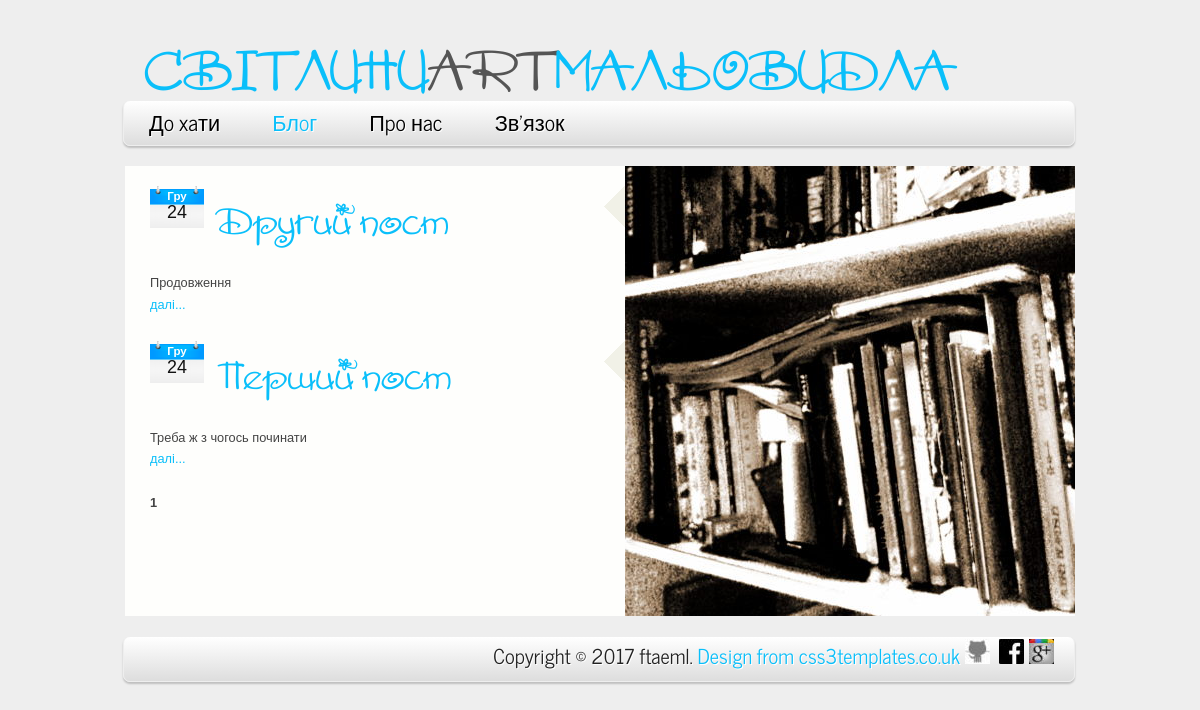
The page /blog/ on the database as committed earlier.
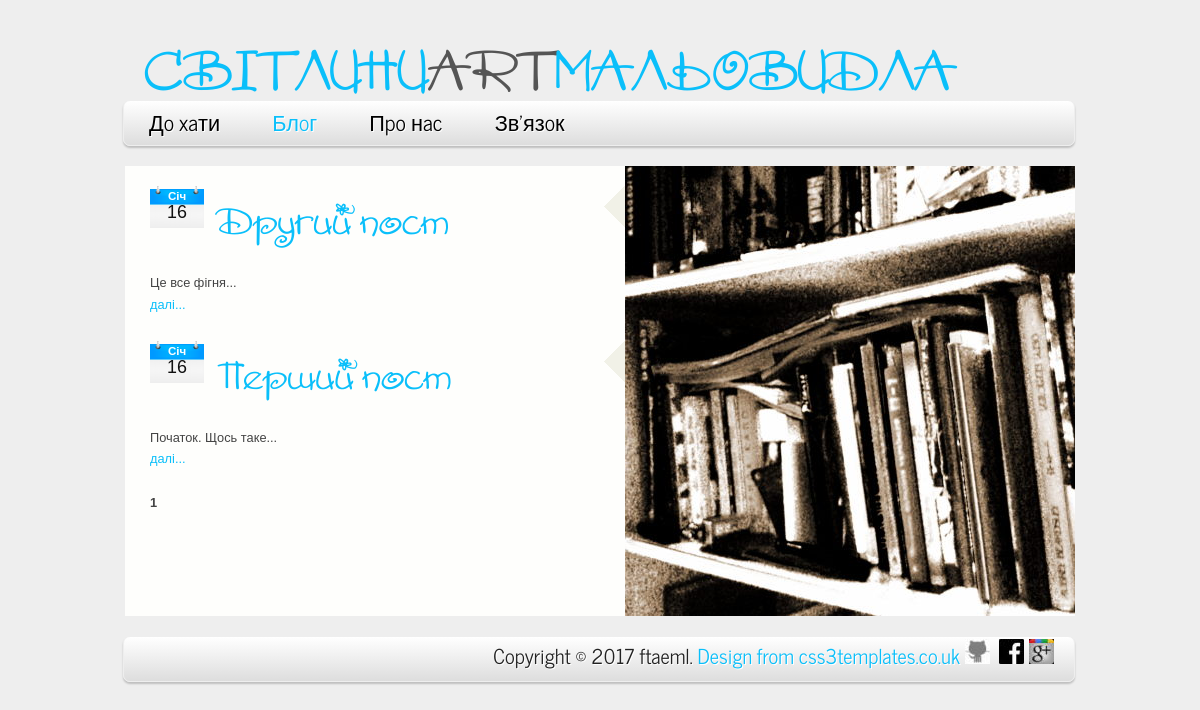
The same page on the database as committed later.
### blog/models.py (models this page shows, shortened)
class Post(models.Model):
    title = models.CharField(max_length=30, verbose_name="Титул")
    content = models.TextField(verbose_name="Вміст")
    published_date = models.DateTimeField(auto_created=True, verbose_name="Дата публікації")
    album = models.ForeignKey(Album, verbose_name="Альбом")
    user = models.ForeignKey(User, verbose_name="Автор")
    class Meta:
        verbose_name = "Повідомлення"
        verbose_name_plural = "Повідомлення"

### blog/views.py (the view)
def index(request):
    posts = Post.objects.all().order_by("-published_date")
    paginator = Paginator(posts, 2)
    page = request.GET.get('page')
    try:
        posts = paginator.page(page)
    except PageNotAnInteger:
        posts = paginator.page(1)
    except EmptyPage:
        posts = paginator.page(paginator.num_pages)
    context = {"posts": posts}
    return render(request, "blog/index.html", context)

### templates/blog/index.html (shortened to what this page needs)
{% extends "base.html" %}
{% load staticfiles %}
{% load i18n %}
{% block menu %}
    {% include "menu.html" with is_index=True %}
{% endblock menu %}
{% block content %}
    <div id="site_content" xmlns="http://www.w3.org/1999/html">
        <div id="left_content">
            <div id="blog_container">
                {% for post in posts %}
                <div class="blog"><h2>{{ post.published_date|date:"M" }}</h2><h3>{{ post.published_date|date:"d" }}</h3></div>
                <h4 class="select"><a href="{% url "post" id=post.pk %}">{{ post.title }}</a></h4>
                <p>{{ post.content|truncatewords:20 }}<a href="{% url "post" id=post.pk %}"></br>далі...</a></p>
                {% endfor %}
                <div class="pageLink next">
                    {% for num in posts.paginator.page_range %}
                        {% if num == posts.number %}
                            <span class="current"><b>{{ num }}</b></span>
                        {% else %}
                            <a href="?page={{ num }}"> {{ num }}</a>
                        {% endif %}
                    {% endfor %}
                </div>
            </div>
        </div>
        <div id="right_content">
            <img src="{% static "images/blog.jpg" %}"  title="contact" alt="contact" />
        </div>
    </div>
{% endblock %}

### templates/base.html (shortened to what this page needs)
<!DOCTYPE HTML>
{% load staticfiles %}
<html>
<head>
  <link href="{% static "css/style.css" %}" rel="stylesheet" type="text/css" />
  <link href="{% static "css/colour.css" %}" rel="stylesheet" type="text/css" />
  <link href="{% static "css/portfolio_two.css" %}" rel="stylesheet" type="text/css" />
</head>
<body>
  <div id="main">
    <header>
      <div id="logo"><h1><a href="{% url "albums" id=2 %}">СВІТЛИНИ</a>ART<a href="{% url "albums" id=3 %}">МАЛЬОВИДЛА</a></h1></div>
        {%block menu%}{%endblock menu%}
    </header>
      {% block content %}{% endblock %}
    <footer>
      <p>Copyright &copy; 2017 ftaeml. <a href="http://www.css3templates.co.uk">Design from css3templates.co.uk </a>
      <a href="https://github.com/ftaeml/lummox"> <img src="{% static "images/git icon.png" %}" alt="github" /></a>&nbsp;
          <a href="https://www.facebook.com/ArepyevEvgen" ><img src="{% static "images/fb icon.png" %}" alt="facebook" /></a>&nbsp;<a href="https://plus.google.com/106405318650594588237" ><img src="{% static "images/g+icon.png" %}" alt="g+" /></a></p>
    </footer>
  </div>
</body>
</html>

### templates/menu.html (shortened to what this page needs)
<nav>
    <ul class="sf-menu" id="nav">
        <li {% if is_home %}class="selected"{% endif %}><a href="{% url "home" %}">До хати</a></li>
        <li {% if is_index %}class="selected"{% endif %}><a href="{% url "index" %}">Блог</a></li>
        <li {% if is_about %}class="selected"{% endif %}><a href="{% url "about" %}">Про нас</a></li>
        <li {% if is_contact %}class="selected"{% endif %}><a href="{% url "contact" %}">Зв’язок</a></li>
    </ul>
</nav>

### static/css/style.css (style rules this page uses)
html { height: 100%; }
* { margin: 0; padding: 0; }
article, aside, figure, footer, header, hgroup, nav, section { display:block; }
body { font: normal .80em arial, sans-serif; }
p { padding: 0 0 25px 0; line-height: 1.7em; }
img { border: 0; }
h1, h2, h3, h4, h5, h6 { font: normal 350% 'AmoreCTT', arial, sans-serif; margin: 0 0 5px 0; padding: 0; }
h2 { font: normal 170% 'AmoreCTT', arial, sans-serif; margin: 0; padding: 0 0 8px 0; }
h3 { font: normal 150% arial, sans-serif; }
h4, h5, h6 { margin: 0; padding: 0 0 5px 0; font: normal 110% arial, sans-serif; line-height: 1.5em; }
a, a:hover { outline: none; text-decoration: none; }
ul { margin: 2px 0 22px 17px; }
ul li { list-style-type: circle; margin: 0 0 0 0; padding: 0 0 4px 5px; }
#main, #header, #logo, #menubar, #site_content, #footer { margin-left: auto; margin-right: auto; }
#main { width: 950px; margin: 20px auto; }
header { width: 950px; height: 105px; }
#logo { width: 950px; float: left; height: 100px; background: transparent; padding: 0; }
#logo h1 { font: normal 450% 'AmoreCTT', arial, sans-serif; padding: 6px 0 0 20px; }
#site_content { width: 950px; overflow: hidden; margin: 4px auto 0 auto; padding: 0; }
#left_content { float: left; text-align: justify; width: 444px; padding: 20px 0 5px 25px; margin: 0; }
#right_content { float: right; width: 450px; padding: 0; min-height: 450px; }
#right_content img { float: left; }
footer { height: 44px; width: 930px; float: right; margin: 20px auto 20px auto; padding: 0px 20px 0 0; border-radius: 7px 7px 7px 7px; -moz-border-radius: 7px 7px 7px 7px; -webkit-border: 7px 7px 7px 7px; font: 160% 'News Cycle', arial, sans-serif; text-align: right; }
footer p { padding: 0 0 10px 0; }
footer a, footer a:hover { text-decoration: none; }
#blog_container h4 { font: normal 300% 'AmoreCTT', arial, sans-serif; margin: 0 0 15px 0; padding: 5px 0; }
#blog_container h4.select { width: 475px; }
.blog { background: url(../images/calendar.png) no-repeat; width: 54px; height: 46px; float: left; margin: 0 15px 0 0; }
.blog h2 { font: bold 90% arial, sans-serif; text-shadow: none; text-align: center; margin: 0; padding: 4px 0 0 0; }
.blog h3 { font: 140% arial, sans-serif; text-shadow: none; margin: 0; text-align: center; padding: -10px 0 0 0; }
ul.sf-menu,ul.sf-menu * { margin: 0; padding: 0; }
ul.sf-menu { display: block; position: relative; }
ul.sf-menu li { display: block; list-style: none; float: left; position: relative; }
ul.sf-menu a { display: block; position: relative; }
nav { height: 44px; width: 950px; float: right; margin: -20px auto 20px auto; border-radius: 7px 7px 7px 7px; -moz-border-radius: 7px 7px 7px 7px; -webkit-border: 7px 7px 7px 7px; }
ul#nav { float: left; }
ul#nav li a { padding: 3px 25px 6px 25px; font: 170% 'News Cycle', arial, sans-serif; text-decoration: none; margin-right: 2px; }

### static/css/colour.css (style rules this page uses)
body { background: #EEE url(../images/light.png); color: #444; }
h2, h6 { color: #07E5F9; }
#site_content { background: #FEFEFC; }
nav, footer { background: #ddd; background: -moz-linear-gradient(#fff, #ddd); background: -o-linear-gradient(#fff, #ddd); background: -webkit-linear-gradient(#fff, #ddd); -webkit-box-shadow: rgba(0, 0, 0, 0.2) 0px 2px 2px; -moz-box-shadow: rgba(0, 0, 0, 0.2) 0px 2px 2px; box-shadow: rgba(0, 0, 0, 0.2) 0px 2px 2px; border: 1px solid #eee; }
footer, footer a:hover { color: #222; text-shadow: 1px 1px #FFF; }
#blog_container h4.select { background: url(../images/light_blog.png) no-repeat right top; }
.blog h3, div.image-title.portfolio_one, div.controls.portfolio_one a:hover { color: #111; }
.blog h2, div.image-title.portfolio_two, div.controls.portfolio_two a { color: #FFF; }
ul#nav li a { text-shadow: 1px 1px #FFF; color: #000; }
a, a:hover, footer a, ul#nav li.selected a, ul#nav li a:hover, ul#nav ul li a:hover, ul#nav ul li a:focus, ul#nav li.selected ul a:hover, div.controls.portfolio_one a, div.controls.portfolio_two a:hover { color: #0ABFFA; }
h1, h3, h4, h5, a:hover, #logo h1, #logo h1 a:hover, .form_settings input, .form_settings textarea, #blog_container h4, ul#nav li.selected ul a { color: #555; }

Rows that differ between the two databases and show on the page:
removed Post: published_date "Гру", published_date "24", title "Другий пост", content "Продовження"
removed Post: published_date "Гру", published_date "24", title "Перший пост", content "Треба ж з чогось починати"
added Post: published_date "Січ", published_date "16", title "Другий пост", content "Це все фігня..."
added Post: published_date "Січ", published_date "16", title "Перший пост", content "Початок. Щось таке..."
